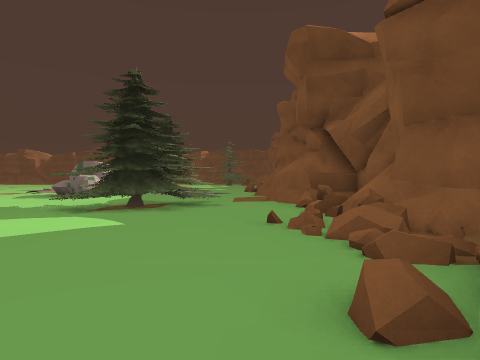
view 1 (above)

24 first-person views from a walk through a scene from a Unity 3-D project. The camera is 1.3 m above the floor, looks level and sees 75° across. The floor is counted in squares, 2 m on a side. Each view is taken from the middle of a square. On the plan, view 1 faces up. The plan holds only what a view shows up to about 10 squares ahead; the rest is blank. The place goes on beyond the plan.

view 2
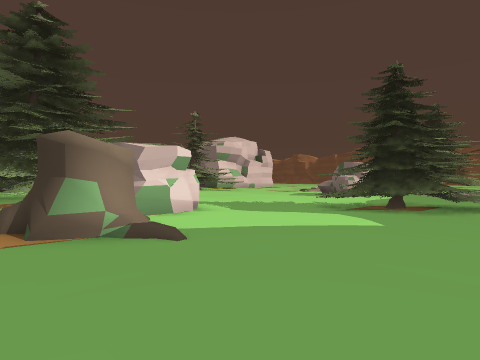

view 3
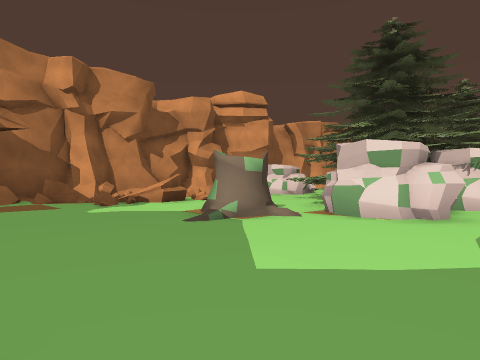

view 4
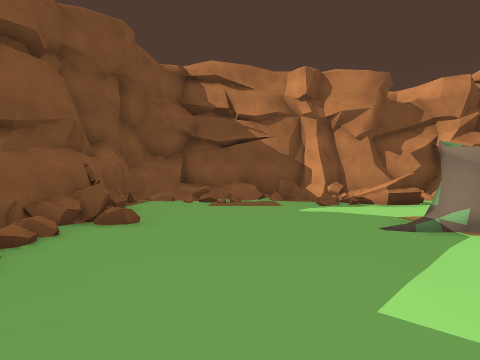

view 5
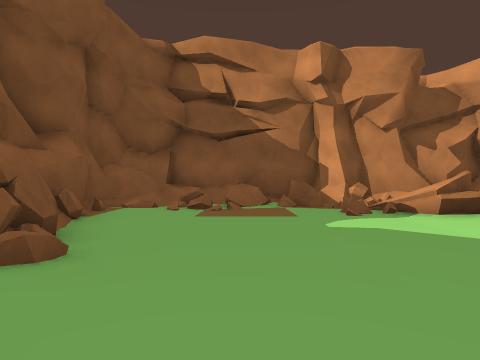

view 6
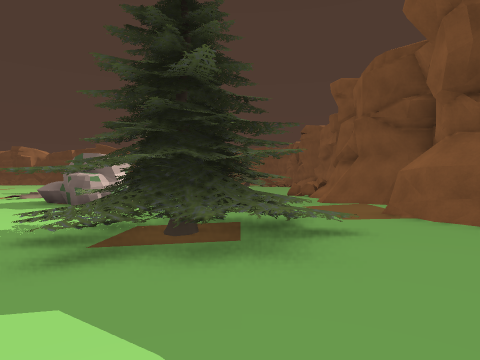

view 7
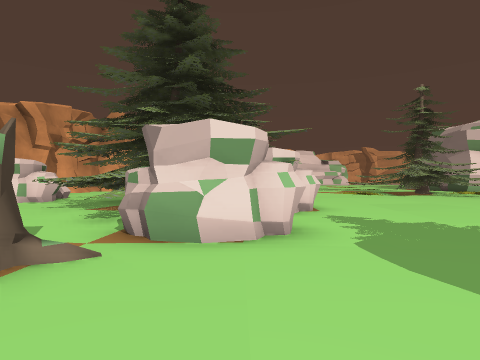

view 8
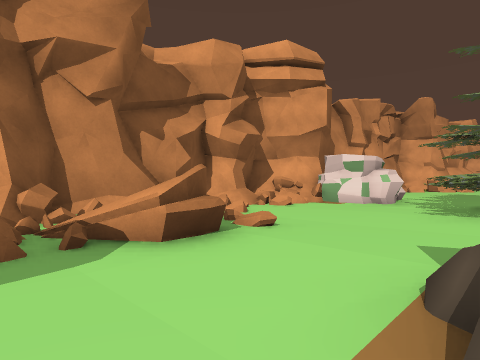

view 9
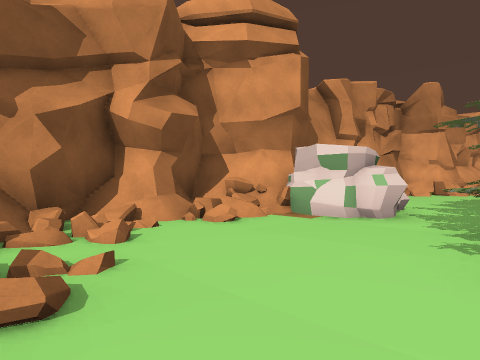

view 10
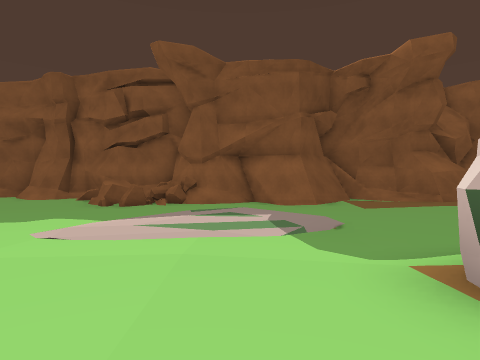

view 11
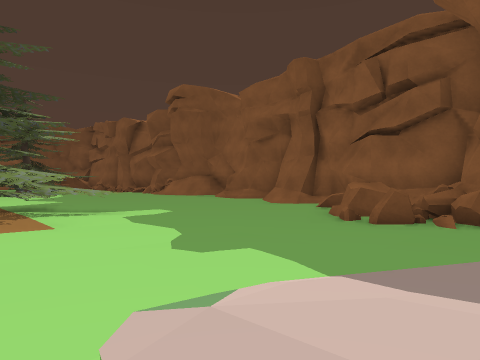

view 12
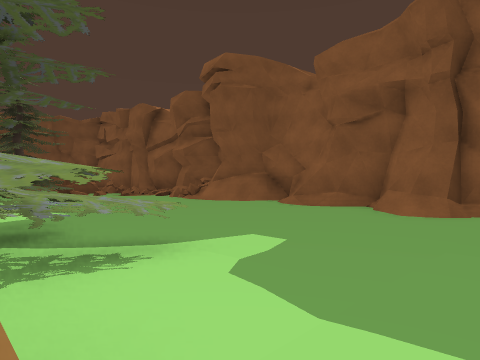

view 13
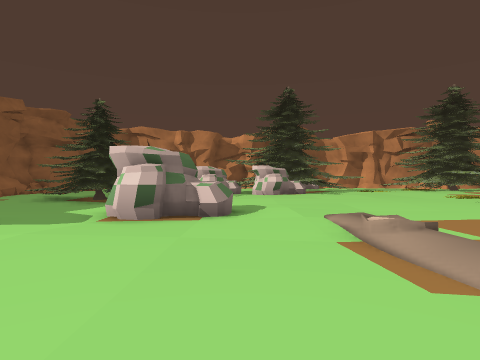

view 14
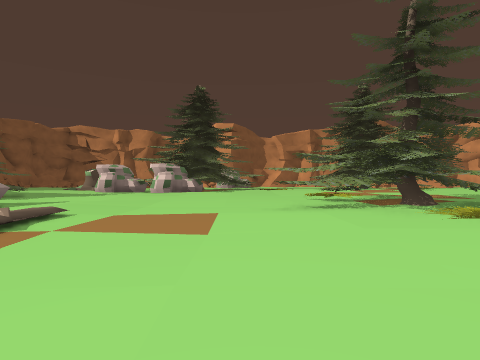

view 15
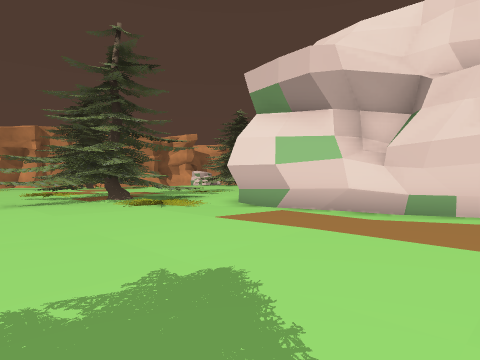

view 16
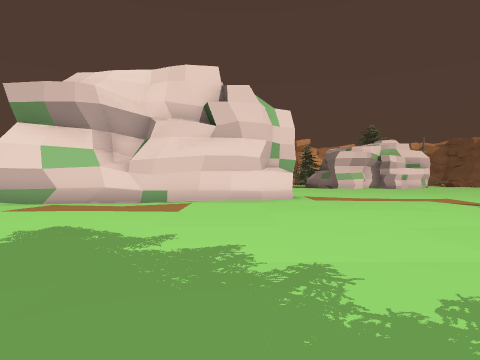

view 17
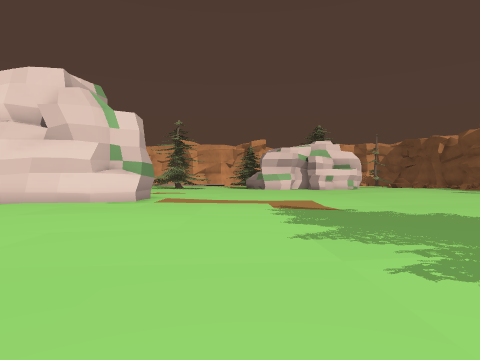

view 18
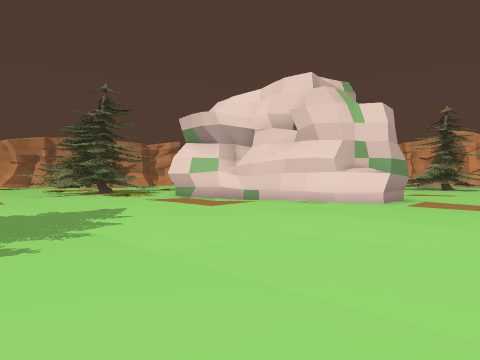

view 19
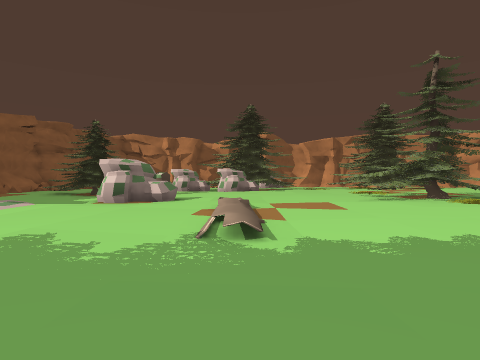

view 20
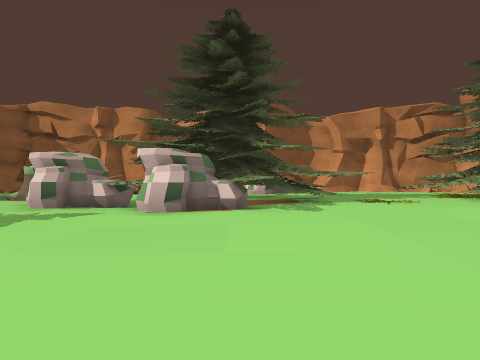

view 21
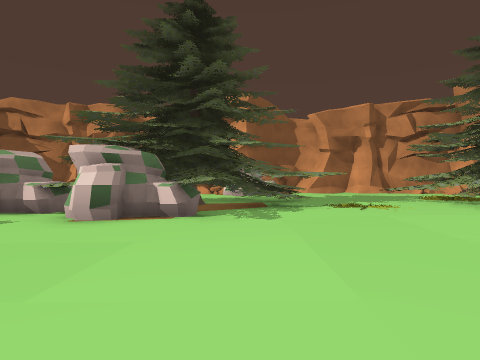

view 22
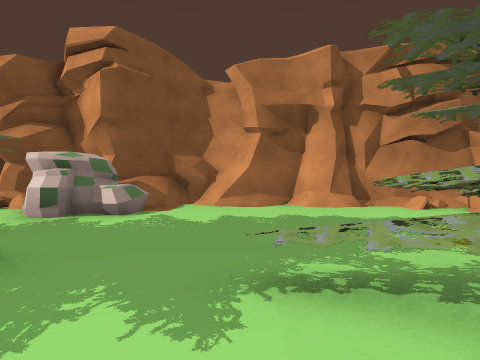

view 23
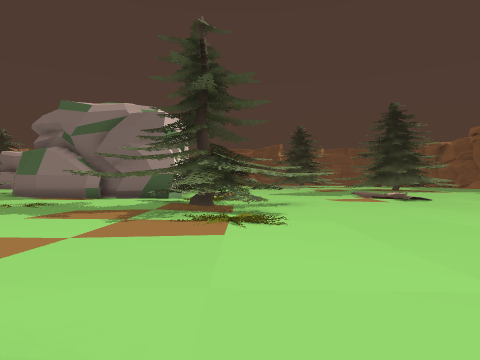

view 24
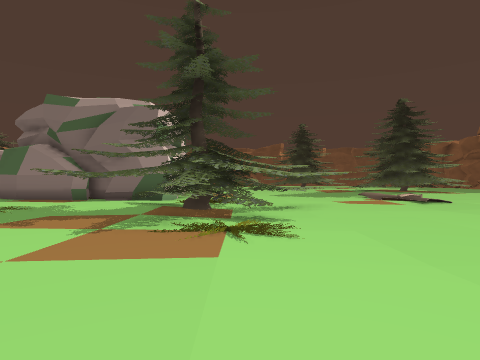

### Floor plan
Key: @ floor where view 1 was taken; # wall or solid block; . main floor; : floor 0.25 m higher than the main floor; - floor 0.25 m lower than the main floor; + floor 0.5 m higher than the main floor; * floor 0.75 m higher than the main floor; % floor 1 m higher than the main floor; & floor 1.25 m higher than the main floor; / step, stairs or slope; = window, fence, low wall or low ledge; ^ raised ledge; T tree; R rock; O other object.
Columns run from 21 left of view 1 to 4 right of it. Each row starts with its distance up from view 1.
 33  ---..
 32  ----..
 31  -----..:
 30  -----...:         ..
 29  ..........       ...../
 28  ...........      ....../#
 27 ...........       %.-.../#
 26 ...........       %/--..=#
 25 ...........       */.-..##
 24 ##......-...      &/..../#
 23  ##......-..       /-...##
 22   #.....----..   #..--../#
 21   #.....----...  ...--.=/#
 20   #.....---/... ....--=^/^
 19   #......--/.........-##/#
 18   #.......-/..........=##^
 17   #......../........../#
 16   #......../......:./..#
 15 ..// /&..../.....///--##
 14 ..// TTT......RR...---##
 13 :..TTTTT......RR...---/#
 12 :.TTTTTT.......  ..-.../
 11 :TTT /TT.........- ..../
 10 :. / ..........-T-TT/.##
  9  ..//..........--TTT/..##
  8   :.::........--TTTT/..=#
  7   ::::........---TTT...##
  6    ::::..^#R...--......=#
  5     /::^. #R#^R.......:=#
  4     %/:^#####%RR....... #
  3     */.. #   +RR.......
  2     &/./     %/.OO.....#
  1   ###..    ## /.OO.....#
  0   ##..... ###^.......@.#
 -1   ....... ##...........#
 -2  ........R.....#=......#
 -3 =.......RR....## ....###
 -4 #.//...//RR=./=  ======#
 -5 ######/###=#/###########
 -6      ##########

Positions as (right, up) in squares from view 1, and headings:
1: (0, 0), facing up
2: (0, 0), facing up-left
3: (0, 6), facing down-left
4: (-1, 6), facing down
5: (-1, 4), facing down
6: (-2, 4), facing up
7: (-2, 4), facing left
8: (-3, 1), facing down-left
9: (-6, 0), facing down-left
10: (-8, 16), facing right
11: (-5, 17), facing up-right
12: (-4, 21), facing up-right
13: (-8, 20), facing down
14: (-13, 20), facing down
15: (-13, 22), facing down-left
16: (-10, 23), facing left
17: (-10, 28), facing left
18: (-11, 28), facing down-left
19: (-10, 24), facing down
20: (-11, 12), facing down
21: (-12, 11), facing down
22: (-16, 4), facing down
23: (-16, 4), facing up
24: (-16, 5), facing up
